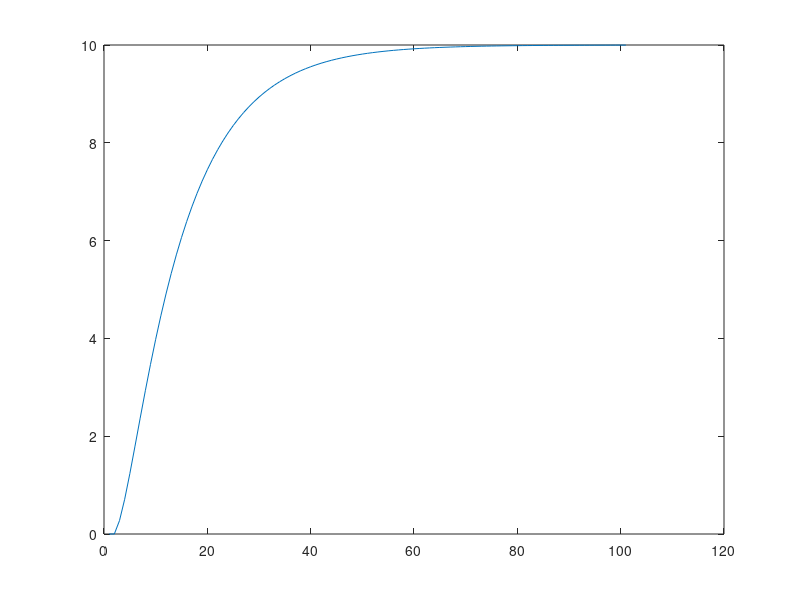

MATLAB code to generate this figure:
r = 10; % assume const for now

A = [1, 0, 1, 0; 
    0, 1, 0, 1;
    0, 0, 1, 0;
    0, 0, 0, 1];

B = [0;
    0;
    1;
    0];

C = [1 1 0 0];


prediction_horizon = 15; % Np
control_horizon = 3; % Nc

min_control = -5;
max_control = 5;

R1 = 1;
Rs = r * ones(prediction_horizon, 1);
Rw = R1 * eye(control_horizon);

%calculate fi
fi = zeros(prediction_horizon, control_horizon);
product_matrix = C * A^(prediction_horizon - control_horizon);
for i = prediction_horizon : -1 : 1
    for j = control_horizon : -1 : 1
        if i == prediction_horizon
            if j < control_horizon
                product_matrix = product_matrix * A;
            end
            fi(i, j) = product_matrix * B;
        else
            if i < j && j < control_horizon
                fi(i, j) = fi(i+1, j+1);
            end
        end
    end
end

%calculate F
F = zeros(prediction_horizon, length(C));
F(1, :) = C*A;
for i = 2 : prediction_horizon
    F(i, :) = F(i-1, :) * A;
end

x = zeros(length(C), 1);
H = fi' * fi + Rw;
step = 1/max(eig(H));
W = fi' * (F * x - Rs);
J = 0;
y(1) = C*x;
v = zeros(control_horizon, 1);
for j = 1:100
    W = fi' * (F * x - Rs);
    %v = quadprog(H, W, [], [], [], [], -15 * ones(3, 1), 15 * ones(3, 1));
    for i = 1:1000
        v = v - step * (H * v + W);
        v = max(min(v, max_control), min_control);
        J_prev = J;
        J = 0.5 * (v' * H * v) + v' * W;
        if abs(J - J_prev) < 0.01
            break
        end
    end
    x = A * x + v(1) * B;
    y(j+1) = C*x;
end

figure
plot(1:101, y);
